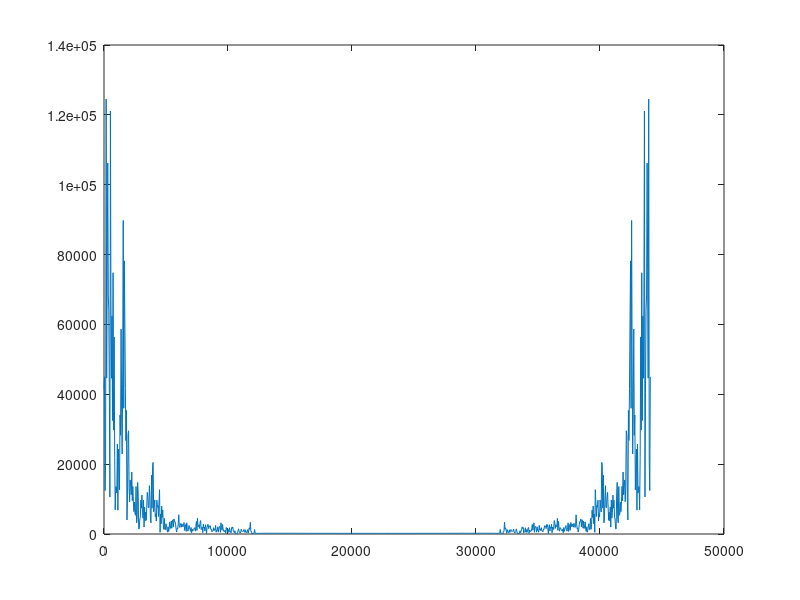

MATLAB code for this plot:
close all;
load('output_signal.txt')
%%load('y_signal.txt')

Fs = 44100;

figure
len = size(output_signal,1);
plot(output_signal(1:len))
title('Sweep input');
xlabel('n');
ylabel('x(n)');

t2 = 0:length(output_signal)-1;
N = length(output_signal);

freqHz = (0:1:length(abs(fft(output_signal)))-1)*Fs/N

plot(freqHz,abs(fft(output_signal)))

soundsc(output_signal,44100)


% subplot(2,1,2);
% plot(y_signal)
% title('Filtered output');
% xlabel('n');
% ylabel('y(n)');
% 
% load('fft_mag.txt')
% 
% figure,
% subplot(2,1,1);
% fftLen = 1024;
% fftLen2 = fftLen/2; 
% fftMag = abs(fft(x_signal))/fftLen2;
% plot(fftMag(1:fftLen2));
% title('FFT MATLAB Sweep');
% xlabel('m');
% ylabel('|Y(m)|');
% 
% subplot(2,1,2);
% plot(fft_mag(1:fftLen2));
% title('FFT CrossCore Sweep');
% xlabel('m');
% ylabel('|Y(m)|');
